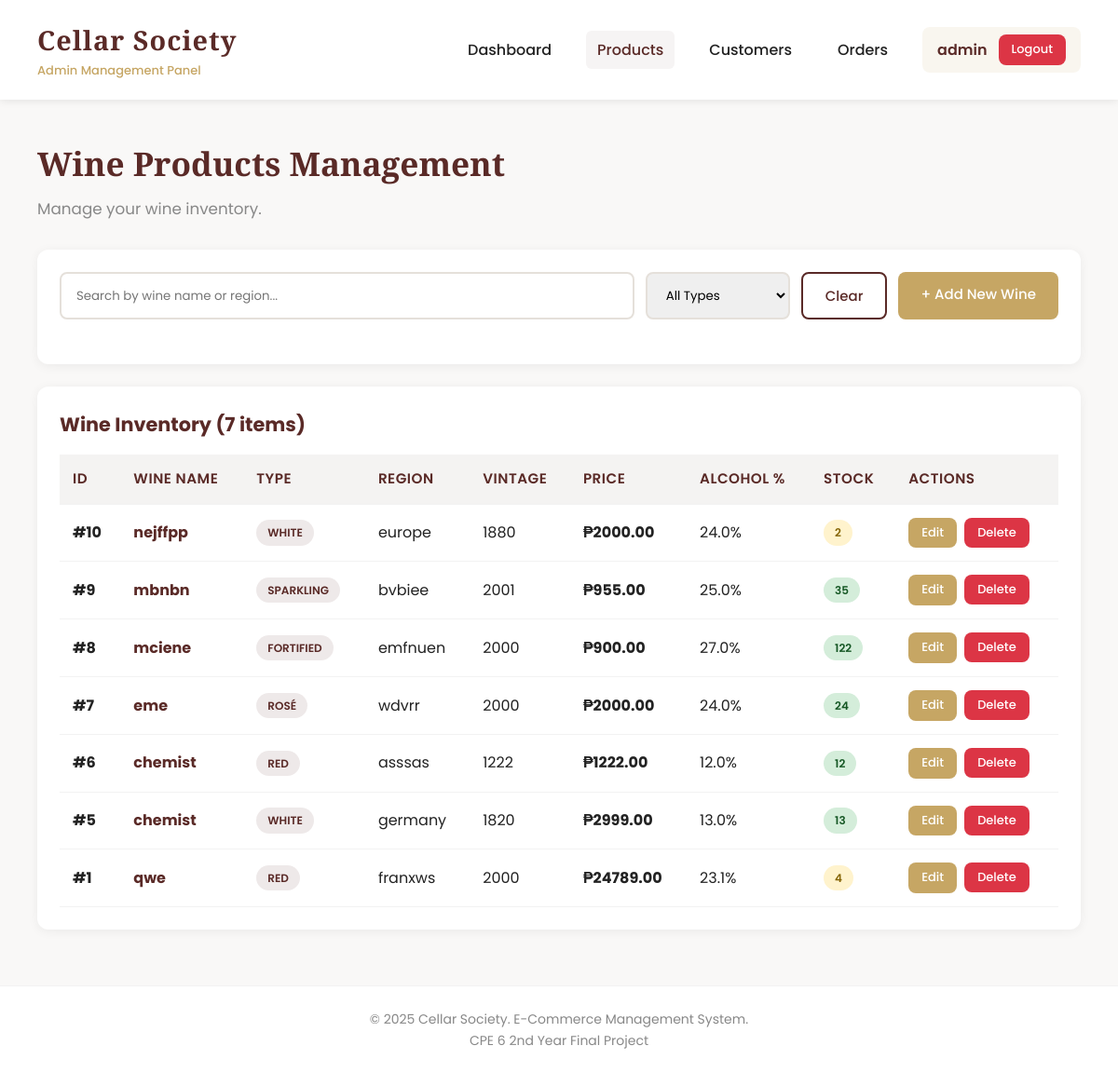
Page /products (signed in) on the committed database.
### tables this page shows
CREATE TABLE products (
        id INTEGER PRIMARY KEY AUTOINCREMENT,
        name TEXT NOT NULL,
        type TEXT NOT NULL,
        region TEXT NOT NULL,
        vintage INTEGER NOT NULL,
        price REAL NOT NULL,
        alcohol REAL NOT NULL,
        stock INTEGER NOT NULL,
        description TEXT,
        image_url TEXT,
        created_at TIMESTAMP DEFAULT CURRENT_TIMESTAMP
    );

### cellar-society/app.py (the view)
@app.route('/products')
@admin_required
def products():
    conn = get_db_connection()
    products = conn.execute('SELECT * FROM products ORDER BY created_at DESC').fetchall()
    conn.close()
    return render_template('admin/products.html', products=products)

### cellar-society/app.py (called while the page is built)
def get_db_connection():
    conn = sqlite3.connect(DB_PATH)
    conn.row_factory = sqlite3.Row
    return conn

def admin_required(f):
    @wraps(f)
    def decorated(*args, **kwargs):
        if 'admin_id' not in session:
            flash('Please log in as admin.', 'error')
            return redirect(url_for('login'))
        return f(*args, **kwargs)
    return decorated

### cellar-society/templates/admin/products.html (shortened to what this page needs)
{% extends "admin/base.html" %}
{% block content %}
<div class="page-header">
    <h2>Wine Products Management</h2>
    <p>Manage your wine inventory.</p>
</div>
<div class="card">
    <div class="search-bar">
        <input type="text" id="searchInput" placeholder="Search by wine name or region..." oninput="filterProducts()">
        <select id="typeFilter" onchange="filterProducts()">
            <option value="">All Types</option>
        </select>
        <button onclick="clearFilters()" class="btn ghost">Clear</button>
        <a href="{{ url_for('add_product') }}" class="btn accent">+ Add New Wine</a>
    </div>
</div>
<div class="card">
    <h3 id="productCount">Wine Inventory ({{ products|length }} items)</h3>
    {% if products %}
    <div class="table-container">
        <table>
            <thead>
                <tr>
                    <th>ID</th>
                    <th>Wine Name</th>
                    <th>Type</th>
                    <th>Region</th>
                    <th>Vintage</th>
                    <th>Price</th>
                    <th>Alcohol %</th>
                    <th>Stock</th>
                    <th>Actions</th>
                </tr>
            </thead>
            <tbody id="productTableBody">
                {% for product in products %}
                <tr>
                    <td><strong>#{{ product.id }}</strong></td>
                    <td><strong style="color: var(--primary);">{{ product.name }}</strong></td>
                    <td>
                        <span class="badge primary">{{ product.type }}</span>
                    </td>
                    <td>{{ product.region }}</td>
                    <td>{{ product.vintage }}</td>
                    <td><strong>₱{{ "%.2f"|format(product.price) }}</strong></td>
                    <td>{{ product.alcohol }}%</td>
                    <td>
                        {% if product.stock > 10 %}
                            <span class="badge success">{{ product.stock }}</span>
                        {% elif product.stock > 0 %}
                            <span class="badge warning">{{ product.stock }}</span>
                        {% else %}
                            <span class="badge danger">Out of Stock</span>
                        {% endif %}
                    </td>
                    <td>
                        <div class="actions">
                            <a href="{{ url_for('edit_product', product_id=product.id) }}" class="btn btn-small accent">Edit</a>
                            <form method="POST" action="{{ url_for('delete_product', product_id=product.id) }}" style="display: inline;" onsubmit="return confirm('Are you sure you want to delete {{ product.name }}?');">
                                <button type="submit" class="btn btn-small danger">Delete</button>
                            </form>
                        </div>
                    </td>
                </tr>
                {% endfor %}
            </tbody>
        </table>
    </div>
    {% else %}
    <div class="empty-state">
        <h3>No Wines Found</h3>
        <p>Start by adding your first wine product to the inventory.</p>
        <a href="{{ url_for('add_product') }}" class="btn primary" style="margin-top: 16px;">+ Add First Wine</a>
    </div>
    {% endif %}
</div>
{% endblock %}

### cellar-society/templates/admin/base.html (shortened to what this page needs)
<!DOCTYPE html>
<html lang="en">
<head>
</head>
<body>
    <header>
        <div class="brand">
            <h1>Cellar Society</h1>
            <small>Admin Management Panel</small>
        </div>
        {% if session.admin_id %}
        <nav>
            <a href="{{ url_for('dashboard') }}" {% if request.endpoint == 'dashboard' %}class="active"{% endif %}>Dashboard</a>
            <a href="{{ url_for('products') }}" {% if request.endpoint in ['products', 'add_product', 'edit_product'] %}class="active"{% endif %}>Products</a>
            <a href="{{ url_for('customers') }}" {% if request.endpoint in ['customers', 'customer_detail'] %}class="active"{% endif %}>Customers</a>
            <a href="{{ url_for('orders') }}" {% if request.endpoint in ['orders', 'order_detail'] %}class="active"{% endif %}>Orders</a>
            <div class="user-info">
                <span>{{ session.admin_username }}</span>
                <a href="{{ url_for('logout') }}" class="btn btn-small danger">Logout</a>
            </div>
        </nav>
        {% endif %}
    </header>
    <main>
        {% block content %}{% endblock %}
    </main>
    <footer>
        <p>&copy; 2025 Cellar Society. E-Commerce Management System.</p>
        <p>CPE 6 2nd Year Final Project</p>
    </footer>
</body>
</html>

### cellar-society/templates/admin/base.html (style rules this page uses)
:root { --primary: #5a2a27; --accent: #c6a664; --bg: #f9f8f7; --card-bg: #ffffff; --text: #222; --muted: #888; --success: #28a745; --danger: #dc3545; --warning: #ffc107; }
* { margin: 0; padding: 0; box-sizing: border-box; }
body { font-family: 'Poppins', sans-serif; background: var(--bg); color: var(--text); line-height: 1.6; }
header { background: var(--card-bg); box-shadow: 0 2px 8px rgba(0,0,0,0.08); padding: 20px 40px; display: flex; justify-content: space-between; align-items: center; position: sticky; top: 0; z-index: 100; }
.brand { display: flex; flex-direction: column; }
.brand h1 { font-family: 'Playfair Display', serif; color: var(--primary); font-size: 1.8em; margin: 0; letter-spacing: 1px; }
.brand small { color: var(--accent); font-size: 13px; font-weight: 500; }
nav { display: flex; gap: 25px; align-items: center; }
nav a { text-decoration: none; color: var(--text); font-weight: 500; transition: color 0.3s; padding: 8px 12px; border-radius: 6px; }
nav a:hover, nav a.active { color: var(--primary); background: rgba(90, 42, 39, 0.05); }
.user-info { display: flex; align-items: center; gap: 12px; padding: 8px 16px; background: rgba(198, 166, 100, 0.1); border-radius: 8px; }
.user-info span { color: var(--primary); font-weight: 600; }
main { max-width: 1400px; margin: 40px auto; padding: 0 40px; }
.page-header { margin-bottom: 30px; }
.page-header h2 { font-family: 'Playfair Display', serif; color: var(--primary); font-size: 2.2em; margin-bottom: 8px; }
.page-header p { color: var(--muted); font-size: 1.05em; }
.card { background: var(--card-bg); border-radius: 12px; box-shadow: 0 2px 12px rgba(0,0,0,0.06); padding: 24px; margin-bottom: 24px; }
.card h3 { color: var(--primary); margin-bottom: 16px; font-size: 1.3em; }
.btn { padding: 12px 24px; border: none; border-radius: 8px; cursor: pointer; font-family: 'Poppins'; font-weight: 500; font-size: 15px; transition: all 0.3s; text-decoration: none; display: inline-block; }
.btn.accent { background: var(--accent); color: white; }
.btn.danger { background: var(--danger); color: white; }
.btn.ghost { background: transparent; border: 2px solid var(--primary); color: var(--primary); }
.btn-small { padding: 6px 14px; font-size: 13px; }
.table-container { overflow-x: auto; }
table { width: 100%; border-collapse: collapse; }
th, td { padding: 14px; text-align: left; border-bottom: 1px solid rgba(0,0,0,0.05); }
th { background: #f4f3f2; color: var(--primary); font-weight: 600; font-size: 0.95em; text-transform: uppercase; letter-spacing: 0.5px; }
.search-bar { display: flex; gap: 12px; margin-bottom: 24px; flex-wrap: wrap; }
.search-bar input { flex: 1; min-width: 250px; padding: 12px 16px; border: 2px solid #e5e0da; border-radius: 8px; font-family: 'Poppins'; }
.search-bar select { padding: 12px 16px; border: 2px solid #e5e0da; border-radius: 8px; font-family: 'Poppins'; }
.badge { display: inline-block; padding: 4px 12px; border-radius: 20px; font-size: 12px; font-weight: 600; text-transform: uppercase; }
.badge.success { background: #d4edda; color: #155724; }
.badge.warning { background: #fff3cd; color: #856404; }
.badge.primary { background: rgba(90, 42, 39, 0.1); color: var(--primary); }
footer { text-align: center; padding: 24px; color: var(--muted); font-size: 14px; border-top: 1px solid rgba(0,0,0,0.05); background: var(--card-bg); margin-top: 60px; }
.actions { display: flex; gap: 8px; }

### rows in the picture
products: id "10", name "nejffpp", type "WHITE", region "europe", vintage "1880", price "2000.00", alcohol "24.0", stock "2"
products: id "9", name "mbnbn", type "SPARKLING", region "bvbiee", vintage "2001", price "955.00", alcohol "25.0", stock "35"
products: id "8", name "mciene", type "FORTIFIED", region "emfnuen", vintage "2000", price "900.00", alcohol "27.0", stock "122"
products: id "7", name "eme", type "ROSÉ", region "wdvrr", vintage "2000", price "2000.00", alcohol "24.0", stock "24"
products: id "6", name "chemist", type "RED", region "asssas", vintage "1222", price "1222.00", alcohol "12.0", stock "12"
products: id "5", name "chemist", type "WHITE", region "germany", vintage "1820", price "2999.00", alcohol "13.0", stock "13"
products: id "1", name "qwe", type "RED", region "franxws", vintage "2000", price "24789.00", alcohol "23.1", stock "4"

### other values in the picture
{{ session.admin_username }} "admin"
{{ products|length }} "7"
